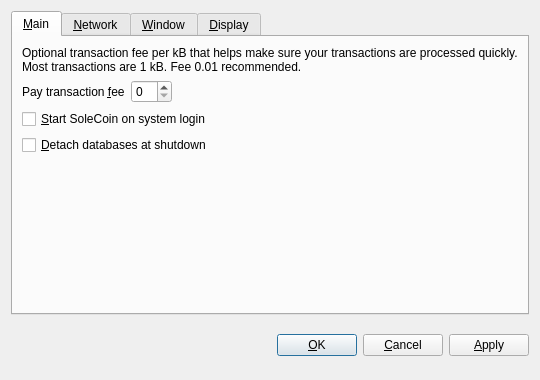
<?xml version="1.0" encoding="UTF-8"?>
<ui version="4.0">
 <class>OptionsDialog</class>
 <widget class="QDialog" name="OptionsDialog">
  <property name="geometry">
   <rect>
    <x>0</x>
    <y>0</y>
    <width>540</width>
    <height>380</height>
   </rect>
  </property>
  <property name="windowTitle">
   <string>Options</string>
  </property>
  <property name="modal">
   <bool>true</bool>
  </property>
  <layout class="QVBoxLayout" name="verticalLayout">
   <item>
    <widget class="QTabWidget" name="tabWidget">
     <property name="tabPosition">
      <enum>QTabWidget::North</enum>
     </property>
     <property name="currentIndex">
      <number>0</number>
     </property>
     <widget class="QWidget" name="tabMain">
      <attribute name="title">
       <string>&amp;Main</string>
      </attribute>
      <layout class="QVBoxLayout" name="verticalLayout_Main">
       <item>
        <widget class="QLabel" name="transactionFeeInfoLabel">
         <property name="text">
          <string>Optional transaction fee per kB that helps make sure your transactions are processed quickly. Most transactions are 1 kB. Fee 0.01 recommended.</string>
         </property>
         <property name="textFormat">
          <enum>Qt::PlainText</enum>
         </property>
         <property name="wordWrap">
          <bool>true</bool>
         </property>
        </widget>
       </item>
       <item>
        <layout class="QHBoxLayout" name="horizontalLayout_Main">
         <item>
          <widget class="QLabel" name="transactionFeeLabel">
           <property name="text">
            <string>Pay transaction &amp;fee</string>
           </property>
           <property name="textFormat">
            <enum>Qt::PlainText</enum>
           </property>
           <property name="buddy">
            <cstring>transactionFee</cstring>
           </property>
          </widget>
         </item>
         <item>
          <widget class="BitcoinAmountField" name="transactionFee"/>
         </item>
         <item>
          <spacer name="horizontalSpacer_Main">
           <property name="orientation">
            <enum>Qt::Horizontal</enum>
           </property>
           <property name="sizeHint" stdset="0">
            <size>
             <width>40</width>
             <height>20</height>
            </size>
           </property>
          </spacer>
         </item>
        </layout>
       </item>
       <item>
        <widget class="QCheckBox" name="bitcoinAtStartup">
         <property name="toolTip">
          <string>Automatically start SoleCoin after logging in to the system.</string>
         </property>
         <property name="text">
          <string>&amp;Start SoleCoin on system login</string>
         </property>
        </widget>
       </item>
       <item>
        <widget class="QCheckBox" name="detachDatabases">
         <property name="toolTip">
          <string>Detach block and address databases at shutdown. This means they can be moved to another data directory, but it slows down shutdown. The wallet is always detached.</string>
         </property>
         <property name="text">
          <string>&amp;Detach databases at shutdown</string>
         </property>
        </widget>
       </item>
       <item>
        <spacer name="verticalSpacer_Main">
         <property name="orientation">
          <enum>Qt::Vertical</enum>
         </property>
         <property name="sizeHint" stdset="0">
          <size>
           <width>20</width>
           <height>40</height>
          </size>
         </property>
        </spacer>
       </item>
      </layout>
     </widget>
     <widget class="QWidget" name="tabNetwork">
      <attribute name="title">
       <string>&amp;Network</string>
      </attribute>
      <layout class="QVBoxLayout" name="verticalLayout_Network">
       <item>
        <widget class="QCheckBox" name="mapPortUpnp">
         <property name="toolTip">
          <string>Automatically open the SoleCoin client port on the router. This only works when your router supports UPnP and it is enabled.</string>
         </property>
         <property name="text">
          <string>Map port using &amp;UPnP</string>
         </property>
        </widget>
       </item>
       <item>
        <widget class="QCheckBox" name="connectSocks">
         <property name="toolTip">
          <string>Connect to the SoleCoin network through a SOCKS proxy (e.g. when connecting through Tor).</string>
         </property>
         <property name="text">
          <string>&amp;Connect through SOCKS proxy:</string>
         </property>
        </widget>
       </item>
       <item>
        <layout class="QHBoxLayout" name="horizontalLayout_Network">
         <item>
          <widget class="QLabel" name="proxyIpLabel">
           <property name="text">
            <string>Proxy &amp;IP:</string>
           </property>
           <property name="textFormat">
            <enum>Qt::PlainText</enum>
           </property>
           <property name="buddy">
            <cstring>proxyIp</cstring>
           </property>
          </widget>
         </item>
         <item>
          <widget class="QValidatedLineEdit" name="proxyIp">
           <property name="maximumSize">
            <size>
             <width>140</width>
             <height>16777215</height>
            </size>
           </property>
           <property name="toolTip">
            <string>IP address of the proxy (e.g. 127.0.0.1)</string>
           </property>
          </widget>
         </item>
         <item>
          <widget class="QLabel" name="proxyPortLabel">
           <property name="text">
            <string>&amp;Port:</string>
           </property>
           <property name="textFormat">
            <enum>Qt::PlainText</enum>
           </property>
           <property name="buddy">
            <cstring>proxyPort</cstring>
           </property>
          </widget>
         </item>
         <item>
          <widget class="QLineEdit" name="proxyPort">
           <property name="maximumSize">
            <size>
             <width>55</width>
             <height>16777215</height>
            </size>
           </property>
           <property name="toolTip">
            <string>Port of the proxy (e.g. 9050)</string>
           </property>
          </widget>
         </item>
         <item>
          <widget class="QLabel" name="socksVersionLabel">
           <property name="text">
            <string>SOCKS &amp;Version:</string>
           </property>
           <property name="textFormat">
            <enum>Qt::PlainText</enum>
           </property>
           <property name="buddy">
            <cstring>socksVersion</cstring>
           </property>
          </widget>
         </item>
         <item>
          <widget class="QValueComboBox" name="socksVersion">
           <property name="toolTip">
            <string>SOCKS version of the proxy (e.g. 5)</string>
           </property>
          </widget>
         </item>
         <item>
          <spacer name="horizontalSpacer_Network">
           <property name="orientation">
            <enum>Qt::Horizontal</enum>
           </property>
           <property name="sizeHint" stdset="0">
            <size>
             <width>40</width>
             <height>20</height>
            </size>
           </property>
          </spacer>
         </item>
        </layout>
       </item>
       <item>
        <spacer name="verticalSpacer_Network">
         <property name="orientation">
          <enum>Qt::Vertical</enum>
         </property>
         <property name="sizeHint" stdset="0">
          <size>
           <width>20</width>
           <height>40</height>
          </size>
         </property>
        </spacer>
       </item>
      </layout>
     </widget>
     <widget class="QWidget" name="tabWindow">
      <attribute name="title">
       <string>&amp;Window</string>
      </attribute>
      <layout class="QVBoxLayout" name="verticalLayout_Window">
       <item>
        <widget class="QCheckBox" name="minimizeToTray">
         <property name="toolTip">
          <string>Show only a tray icon after minimizing the window.</string>
         </property>
         <property name="text">
          <string>&amp;Minimize to the tray instead of the taskbar</string>
         </property>
        </widget>
       </item>
       <item>
        <widget class="QCheckBox" name="minimizeOnClose">
         <property name="toolTip">
          <string>Minimize instead of exit the application when the window is closed. When this option is enabled, the application will be closed only after selecting Quit in the menu.</string>
         </property>
         <property name="text">
          <string>M&amp;inimize on close</string>
         </property>
        </widget>
       </item>
       <item>
        <spacer name="verticalSpacer_Window">
         <property name="orientation">
          <enum>Qt::Vertical</enum>
         </property>
         <property name="sizeHint" stdset="0">
          <size>
           <width>20</width>
           <height>40</height>
          </size>
         </property>
        </spacer>
       </item>
      </layout>
     </widget>
     <widget class="QWidget" name="tabDisplay">
      <attribute name="title">
       <string>&amp;Display</string>
      </attribute>
      <layout class="QVBoxLayout" name="verticalLayout_Display">
       <item>
        <layout class="QHBoxLayout" name="horizontalLayout_1_Display">
         <item>
          <widget class="QLabel" name="langLabel">
           <property name="text">
            <string>User Interface &amp;language:</string>
           </property>
           <property name="textFormat">
            <enum>Qt::PlainText</enum>
           </property>
           <property name="buddy">
            <cstring>lang</cstring>
           </property>
          </widget>
         </item>
         <item>
          <widget class="QValueComboBox" name="lang">
           <property name="toolTip">
            <string>The user interface language can be set here. This setting will take effect after restarting SoleCoin.</string>
           </property>
          </widget>
         </item>
        </layout>
       </item>
       <item>
        <layout class="QHBoxLayout" name="horizontalLayout_2_Display">
         <item>
          <widget class="QLabel" name="unitLabel">
           <property name="text">
            <string>&amp;Unit to show amounts in:</string>
           </property>
           <property name="textFormat">
            <enum>Qt::PlainText</enum>
           </property>
           <property name="buddy">
            <cstring>unit</cstring>
           </property>
          </widget>
         </item>
         <item>
          <widget class="QValueComboBox" name="unit">
           <property name="toolTip">
            <string>Choose the default subdivision unit to show in the interface and when sending coins.</string>
           </property>
          </widget>
         </item>
        </layout>
       </item>
       <item>
        <widget class="QCheckBox" name="displayAddresses">
         <property name="toolTip">
          <string>Whether to show SoleCoin addresses in the transaction list or not.</string>
         </property>
         <property name="text">
          <string>&amp;Display addresses in transaction list</string>
         </property>
        </widget>
       </item>
       <item>
        <widget class="QCheckBox" name="coinControlFeatures">
         <property name="toolTip">
          <string>Whether to show coin control features or not.</string>
         </property>
         <property name="text">
          <string>Display coin &amp;control features (experts only!)</string>
         </property>
        </widget>
       </item>
       <item>
        <spacer name="verticalSpacer_Display">
         <property name="orientation">
          <enum>Qt::Vertical</enum>
         </property>
         <property name="sizeHint" stdset="0">
          <size>
           <width>20</width>
           <height>40</height>
          </size>
         </property>
        </spacer>
       </item>
      </layout>
     </widget>
    </widget>
   </item>
   <item>
    <layout class="QHBoxLayout" name="horizontalLayout_Buttons">
     <item>
      <spacer name="horizontalSpacer_1">
       <property name="orientation">
        <enum>Qt::Horizontal</enum>
       </property>
       <property name="sizeHint" stdset="0">
        <size>
         <width>40</width>
         <height>48</height>
        </size>
       </property>
      </spacer>
     </item>
     <item>
      <widget class="QLabel" name="statusLabel">
       <property name="font">
        <font>
         <weight>75</weight>
         <bold>true</bold>
        </font>
       </property>
       <property name="text">
        <string/>
       </property>
       <property name="textFormat">
        <enum>Qt::PlainText</enum>
       </property>
       <property name="wordWrap">
        <bool>true</bool>
       </property>
      </widget>
     </item>
     <item>
      <spacer name="horizontalSpacer_2">
       <property name="orientation">
        <enum>Qt::Horizontal</enum>
       </property>
       <property name="sizeHint" stdset="0">
        <size>
         <width>40</width>
         <height>48</height>
        </size>
       </property>
      </spacer>
     </item>
     <item>
      <widget class="QPushButton" name="okButton">
       <property name="text">
        <string>&amp;OK</string>
       </property>
      </widget>
     </item>
     <item>
      <widget class="QPushButton" name="cancelButton">
       <property name="text">
        <string>&amp;Cancel</string>
       </property>
       <property name="autoDefault">
        <bool>false</bool>
       </property>
      </widget>
     </item>
     <item>
      <widget class="QPushButton" name="applyButton">
       <property name="text">
        <string>&amp;Apply</string>
       </property>
       <property name="autoDefault">
        <bool>false</bool>
       </property>
      </widget>
     </item>
    </layout>
   </item>
  </layout>
 </widget>
 <customwidgets>
  <customwidget>
   <class>BitcoinAmountField</class>
   <extends>QSpinBox</extends>
   <header>bitcoinamountfield.h</header>
  </customwidget>
  <customwidget>
   <class>QValueComboBox</class>
   <extends>QComboBox</extends>
   <header>qvaluecombobox.h</header>
  </customwidget>
  <customwidget>
   <class>QValidatedLineEdit</class>
   <extends>QLineEdit</extends>
   <header>qvalidatedlineedit.h</header>
  </customwidget>
 </customwidgets>
 <resources/>
 <connections/>
</ui>
